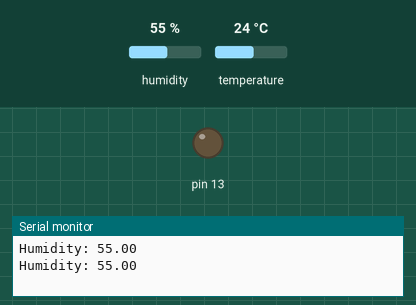
Recording of a sketch running on a simulated Arduino Uno, built with avr-gcc and run on an emulated ATmega328P. On the bench: output pins drawn as LEDs (lit = HIGH), the last lines printed to the serial monitor. The inputs (shaded band) are chosen by the test bench; at power-on: humidity 55 %, temperature 24 °C.

Above: at 4.8 s.
4.9 s: humidity set to 62 %
7.9 s: humidity set to 65 %
At 9.2 s:
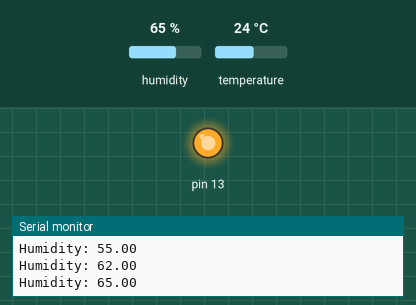
10.9 s: humidity set to 22 %
At 14.6 s:
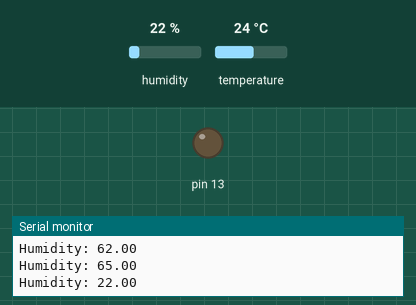
15.6 s: humidity set to 68 %
At 17.0 s:
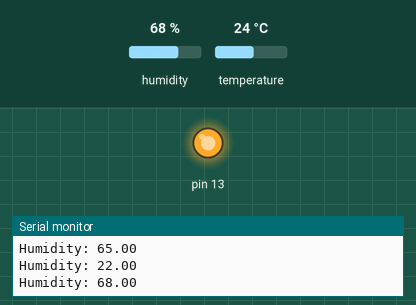
Timing chart, 0 to 18.6 s (numbered marks = the images above; inputs shaded):
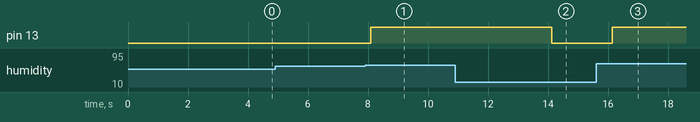

The sketch:

embedded_dht11sensor.ino
```cpp
#include "DHT.h"

#define DHTp 2  // pin no 2 for exchange of data
#define DHTt DHT11 //model of sensor
DHT dht(DHTp,DHTt);

void setup() {
  Serial.begin(9600);
  pinMode(13,OUTPUT);
  dht.begin();
  // put your setup code here, to run once:
}

void loop() {
  // put your main code here, to run repeatedly:
  delay(2000);
float h = dht.readHumidity();
float t = dht.readTemperature();
float f = dht.readTemperature(true); // reads temperature in fahrenheit
if(isnan(h) || isnan(t)|| isnan(f)){
  Serial.println("Failed to read from DHT sensor!");
  return;
}
float hif = dht.computeHeatIndex(f,h);
float hic = dht.computeHeatIndex(t,h,false);
Serial.print(F("Humidity: "));
Serial.println(h);
if(h>63){   // at present condition the moisture is around 57 hence we set the thresold to 63
digitalWrite(13,HIGH); // on board led glows when the moisture level go above 63
delay(4000);
}
else{
digitalWrite(13,LOW);  // on board led does not glows when the moisture level goes below 63
}
}
```

Measured:
- the behaviour switches between 63 and 64 % on humidity (found by bisection; images 0 and 1)
- after the input at 7.9 s, pin 13: LOW → HIGH after 0.20 s
- after the input at 10.9 s, pin 13: HIGH → LOW after 3.2 s
- after the input at 15.6 s, pin 13: LOW → HIGH after 0.54 s
